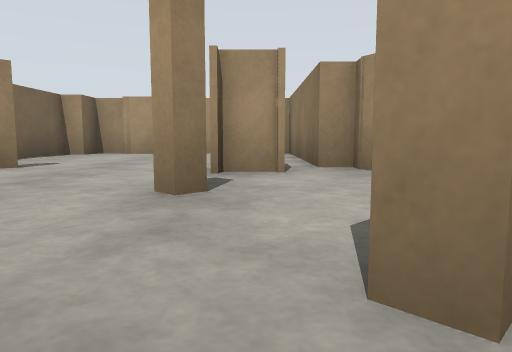
View 1 (above)

22 first-person views from a walk through a world built for the Gazebo simulator. The camera is 0.72 m above the floor, tilts 6° down and sees 70° across. The floor is counted in squares, 2 m on a side. Each view is taken from the middle of a square. On the plan, view 1 faces up. The plan holds only what a view shows up to about 9 squares ahead; the rest is blank. The place goes on beyond the plan.

View 2
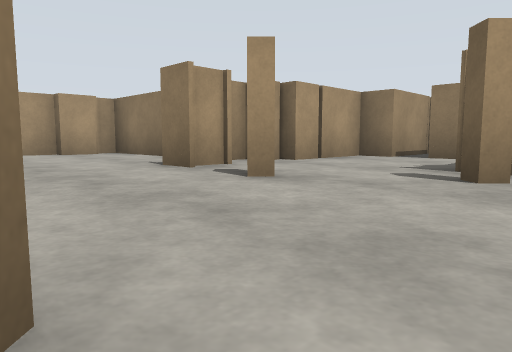

View 3
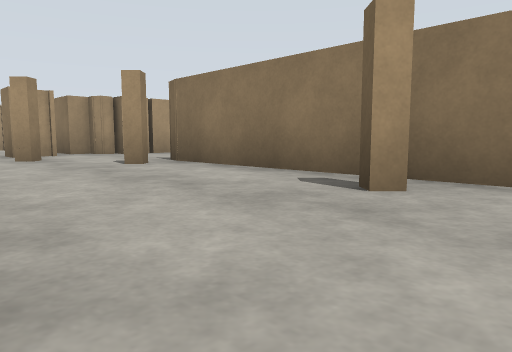

View 4
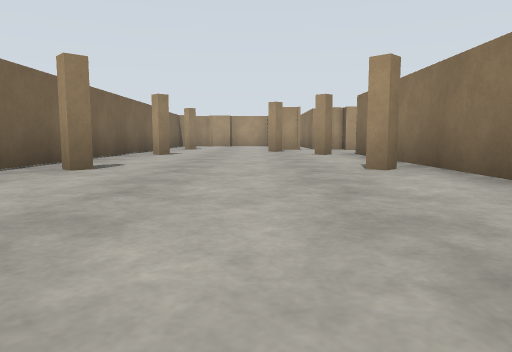

View 5
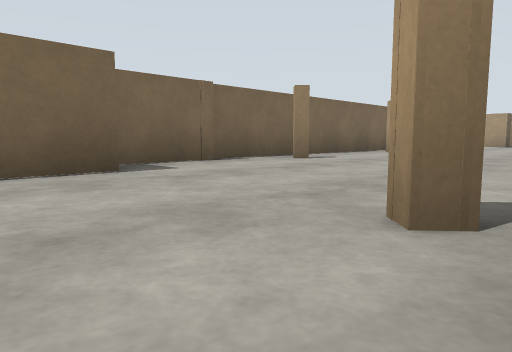

View 6
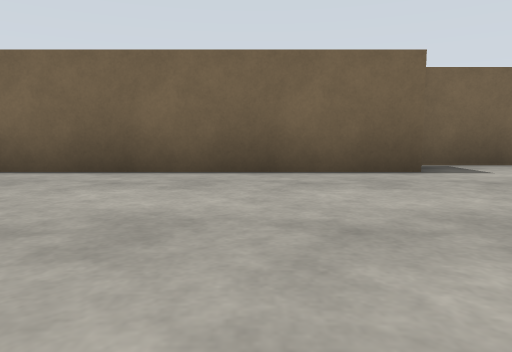

View 7
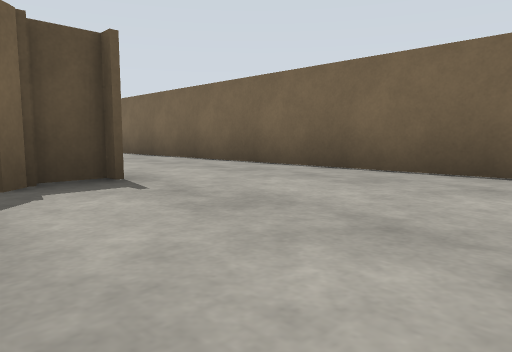

View 8
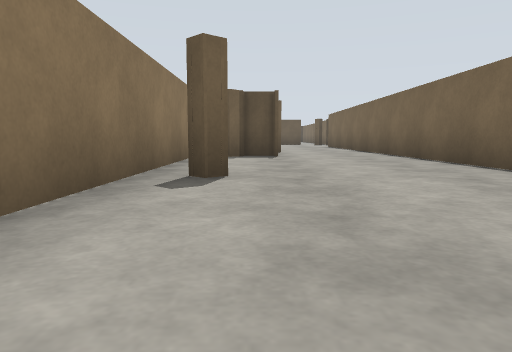

View 9
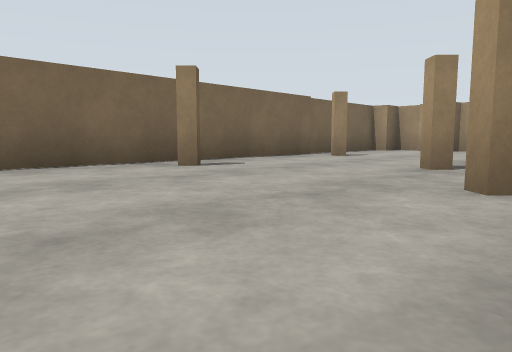

View 10
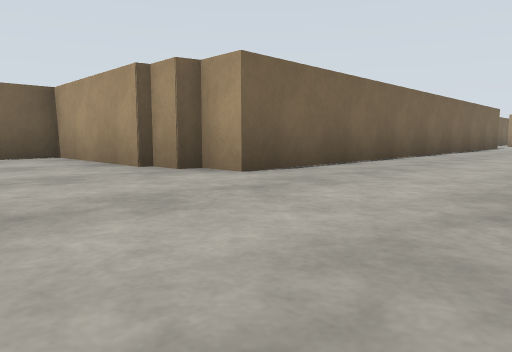

View 11
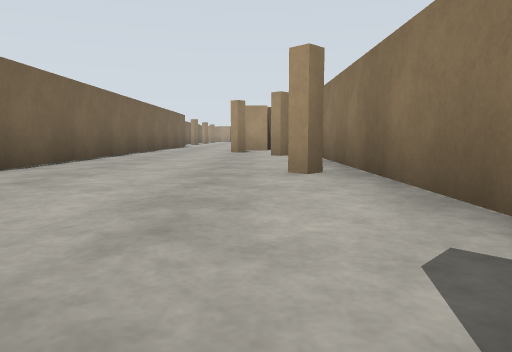

View 12
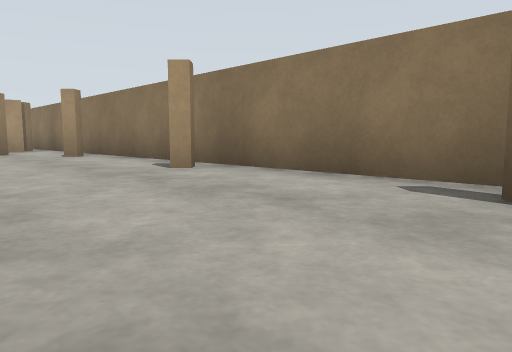

View 13
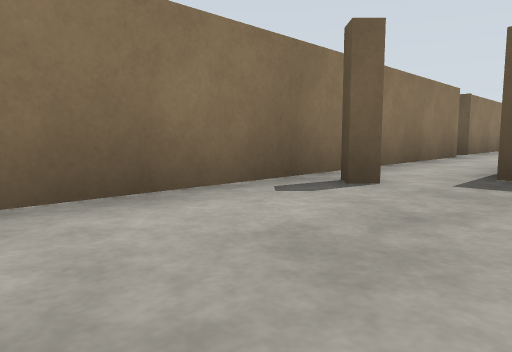

View 14
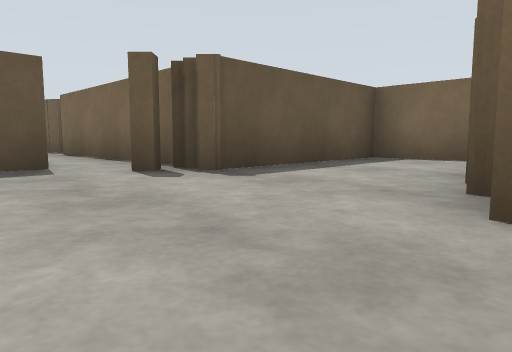

View 15
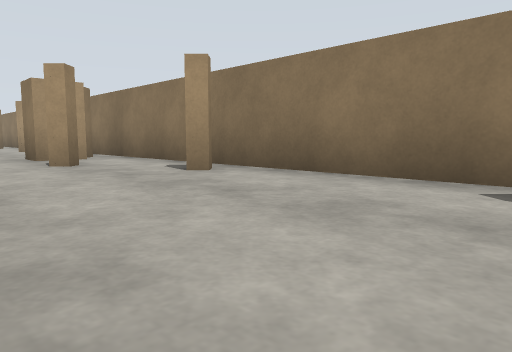

View 16
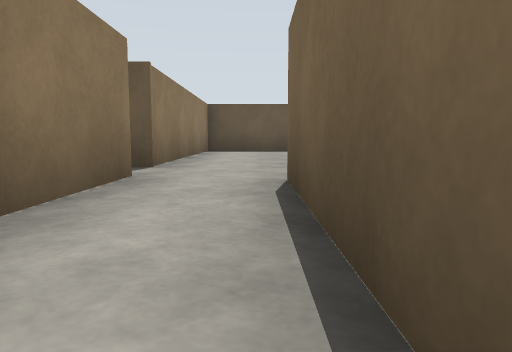

View 17
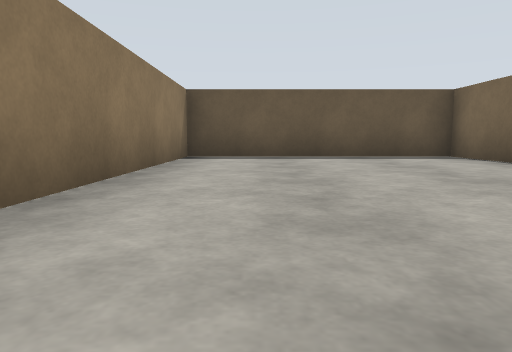

View 18
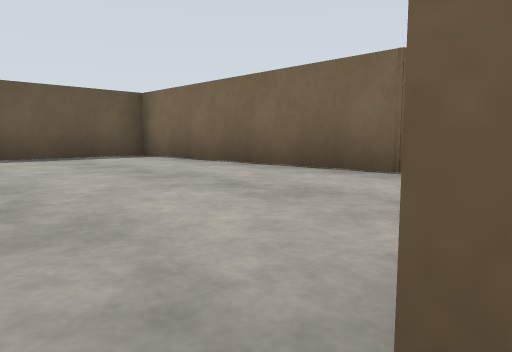

View 19
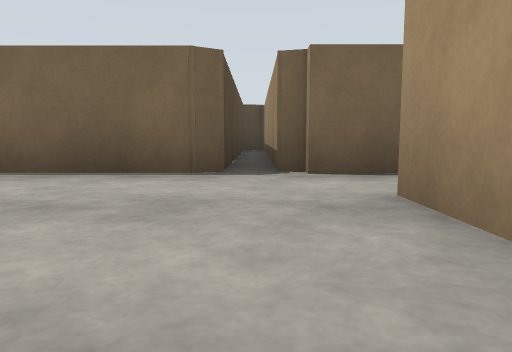

View 20
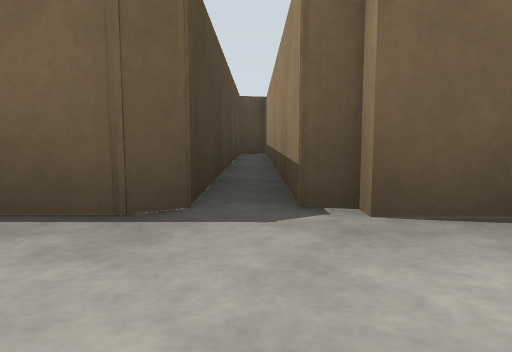

View 21
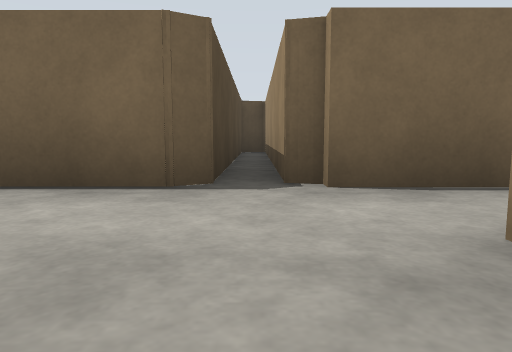

View 22
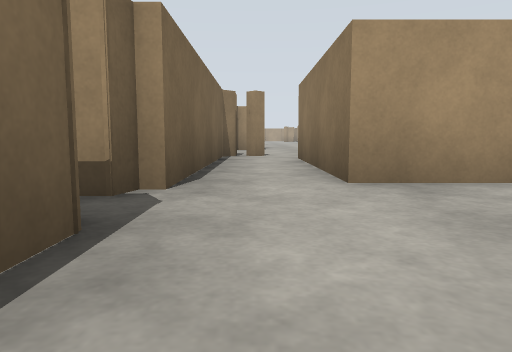

### Floor plan
Points are (right, up) in squares from view 1. A wall is a line through its corners. A room is listed if a view was taken in it or the views show most of it. See-through windows are left out.
Room 1 (views 1, 2, 3, 4, 5, 6, 7, 8, 9)
walls: (-3.7, -4.2) (-3.7, -5.9); (1.2, 0.9) (1.3, 1.4); (-2.8, -6.2) (-2.8, -10.4); (0.4, 3.8) (-0.4, 3.8); (3.7, 1.9) (3.7, 2.5); (1.6, 3.6) (1.6, 4.3); (3.7, 3) (3.7, 3.8) (1.2, 3.8) (1.2, 4.4) (0.8, 4.4); (-3.9, 4.6) (-3.9, -4.1); (1.2, -10) (1.2, 1); (-0.4, -10.7) (-0.4, -10.2) (0.3, -10.2)
ways out: opening at (-1.5, -10) to room 2; gap at (1, -10) to room 2; opening at (-1.5, 3.5) to room 4
Room 2 (views 10, 11, 12, 13, 14, 15, 16, 17, 18)
walls: (-4.1, -17.8) (-7.2, -17.8) (-7.2, -20.2) (-3.6, -20.2); (-2.3, -21.6) (-0.2, -21.6); (-0.3, -22.2) (-0.3, -25.1); (0.4, -10.7) (-0.4, -10.7); (-2.8, -10.4) (-2.8, -17.4) (-3.5, -17.4) (-3.6, -17.7) (-4.3, -17.7); (1.2, -25.5) (1.2, -10)
ways out: opening at (-1.5, -10) to room 1; gap at (1, -10) to room 1; opening at (0.5, -25.5) to room 3
Room 3 (views 19, 20, 21, 22)
walls: (-0.9, -25.1) (-2.3, -25.1) (-2.3, -21.6); (-3.8, -25.4) (-3.9, -25.8) (-9.6, -25.8); (-3.3, -20.7) (-3.7, -21.1) (-3.7, -25.5); (-9.7, -26.3) (-3.8, -26.3) (-3.7, -26.6) (-3.7, -31.9) (1.2, -31.9) (1.2, -26.4); (-10.2, -25.7) (-10, -26.4)
ways out: opening at (0.5, -25.5) to room 2
Room 4 (no view inside)
walls: (-0.4, 3.8) (-0.4, 4.4); (0.8, 4.4) (0.8, 8.4) (0.2, 8.4); (0.2, 8.1) (-0.4, 8.1) (-0.4, 8.4) (-1.3, 8.4); (-2.3, 8.1) (-3, 8.1); (-3, 8.4) (-3.7, 8.4) (-3.7, 7.7); (-4.1, 7.7) (-4.1, 4.8)
ways out: opening at (-1.5, 3.5) to room 1

Positions as (right, up) in squares from view 1, and headings:
1: (0, 0), facing up
2: (-3, 0), facing up-right
3: (-2, -4), facing up-right
4: (-1, -7), facing up
5: (1, -8), facing up-left
6: (1, -8), facing left
7: (1, -7), facing down-left
8: (0, -3), facing down
9: (1, -2), facing up-left
10: (0, -20), facing up-left
11: (0, -21), facing up
12: (-2, -21), facing up-right
13: (-1, -18), facing down-right
14: (-1, -17), facing down-left
15: (-2, -17), facing up-right
16: (0, -22), facing down
17: (0, -25), facing down
18: (0, -25), facing down-left
19: (0, -26), facing left
20: (-2, -26), facing left
21: (-1, -26), facing left
22: (-3, -28), facing up
